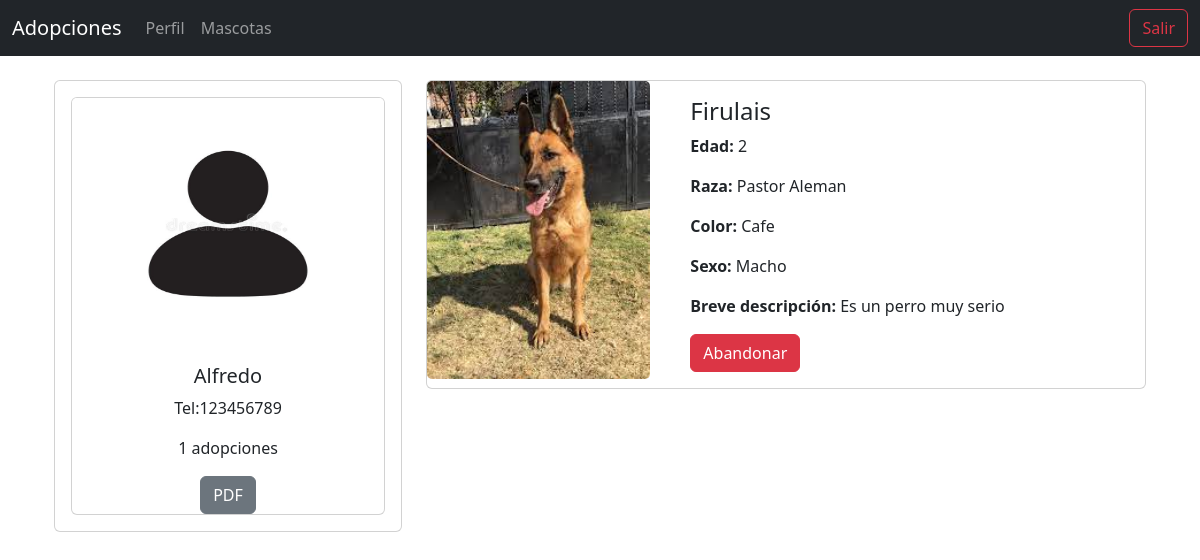
The page /4Practica/home.php (signed in) on the database its author committed.
### tables this page shows
create table usuarios(
		id int not null auto_increment,
		nombre varchar(50) not null,
		telefono varchar(50) not null,
		contrasena varchar(50) not null,
		mascota int not null,
		primary key (id)
	);

create table adopciones(
		id int not null auto_increment,
		id_mascota int not null,
		id_usuario int not null,
		fecha timestamp not null default current_timestamp,
		primary key (id),
		foreign key (id_mascota) references mascotas(id),
		foreign key (id_usuario) references usuarios(id)
	);

create table mascotas(
		id int not null auto_increment,
		nombre varchar(50) not null,
		edad int not null,
		raza varchar(50) not null,
		color varchar(50) not null,
		sexo varchar(50) not null,
		descripcion varchar(50) not null,
		foto varchar(50) not null,
		estado int not null default 0,
		primary key (id)
	);

### 4Practica/home.php (the view, shortened to what this page needs)
<?php	include ('db.php') ?>
<?php include ('./includes/header.php') ?>
<div class="container p-4">
	<div class="row">
		<div class="col-md-4">
			<div class="card card-body">
<?php
if(isset($_SESSION['name'])){
  $name = $_SESSION['name'];
  $query = "SELECT * FROM usuarios WHERE nombre = '$name'";
  $result = mysqli_query($conn, $query);
  $row = mysqli_fetch_array($result);
  $id = $row['id'];
  $nombre = $row['nombre'];
  $telefono = $row['telefono'];
  $mascotas = $row['mascota'];
?>
<div class="card">
  <img src="./src/usuario.png" class="card-img-top" height="250" alt="...">
  <div class="card-body">
  <h5 class="card-title text-center"><?php echo $nombre ?></h5>
    <p class="card-text text-center">Tel:<?php echo $telefono ?></p>
    <p class="card-text text-center"><?php echo $mascotas ?> adopciones</p>
  </div>
  <div class="d-flex justify-content-center">
    <form method="post" action="pdfUsuario.php">
      <button class="btn btn-secondary" name="pdfU">PDF</button>
    </form>
  </div>
</div>
<?php } ?>
			</div>
		</div>
		<div class="col-md-8">
<?php
  $query = "SELECT * FROM adopciones WHERE id_usuario = '$id'";
  $result = mysqli_query($conn, $query);
  while($row = mysqli_fetch_assoc($result)) {
    $id_mascota = $row['id_mascota'];
    $query_mascota = "SELECT * FROM mascotas WHERE id = '$id_mascota'";
	  $result_mascotas = mysqli_query($conn, $query_mascota);
    $row = mysqli_fetch_assoc($result_mascotas);
?>
<div class="card mb-3">
  <div class="row no-gutters">
    <div class="col-md-4">
      <img src="<?php echo $row['foto'] ?>" class="card-img" alt="Foto de la mascota">
    </div>
    <div class="col-md-8">
      <div class="card-body">
        <h4 class="card-title"><?php echo $row['nombre'] ?></h4>
        <p class="card-text"><strong>Edad:</strong> <?php echo $row['edad'] ?></p>
        <p class="card-text"><strong>Raza:</strong> <?php echo $row['raza'] ?></p>
        <p class="card-text"><strong>Color:</strong> <?php echo $row['color'] ?></p>
        <p class="card-text"><strong>Sexo:</strong> <?php echo $row['sexo']; ?></p>
        <p class="card-text"><strong>Breve descripción:</strong> <?php echo $row['descripcion']; ?></p>
        <form method="post" action="abandonar.php">
          <button type="submit" class="btn btn-danger" name="adoptar">Abandonar</button>
        </form>
      </div>
    </div>
  </div>
</div>
	<?php } ?>
		</div>
	</div>
</div>
<?php include ('./includes/footer.php') ?>

### 4Practica/includes/header.php (shortened to what this page needs)
<!DOCTYPE html>
<html lang="en">
<head>
	<link href="https://cdn.jsdelivr.net/npm/bootstrap@5.3.0-alpha1/dist/css/bootstrap.min.css" rel="stylesheet">
	<link rel="stylesheet" href="https://cdnjs.cloudflare.com/ajax/libs/font-awesome/6.2.1/css/all.min.css" />
</head>
<body>
<nav class="navbar navbar-expand-lg navbar-dark bg-dark">
	<div class="container-fluid">
		<a class="navbar-brand" href="home.php">
			Adopciones
		</a>
		<div class="collapse navbar-collapse" id="navbarNav">
			<ul class="navbar-nav">
				<li class="nav-item">
					<a class="nav-link " href="home.php">Perfil</a>
				</li>
				<li class="nav-item">
					<a class="nav-link " href="mascotas.php">Mascotas</a>
				</li>
			</ul>
		</div>
		<form class="form-inline my-2 my-lg-0">
			<a href="index.php" class="btn btn-outline-danger my-2 my-sm-0" type="submit">Salir</a>
    </form>
	</div>
</nav>

### 4Practica/includes/footer.php (shortened to what this page needs)
</body>
</html>

### rows shown on the page
usuarios: nombre "Alfredo", telefono "123456789", mascota "1"
adopciones: id_mascota.foto (picture), id_mascota.nombre "Firulais", id_mascota.edad "2", id_mascota.raza "Pastor Aleman", id_mascota.color "Cafe", id_mascota.sexo "Macho", id_mascota.descripcion "Es un perro muy serio"
